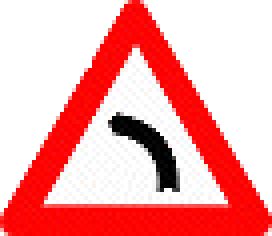
#> input picture YSA 1. Odev/trafikisaretleri/egitim/tehlike-uyari/1.png, 68 x 59 px (shown 4 times larger)
$ python sample.py   (older library calls are emulated)
#> lines starting #> are read from the running program, lines starting #| are printed output that depends on the picture; after the words box and inside, x2 and y2 are one past the last pixel; in counts of white or black regions, pixels touching at a corner belong together
import cv2 as cv
import numpy as np
img = cv.imread('egitim/tehlike-uyari/1.png')
#> img is the input picture: shape (59, 68, 3); mean B, G, R 164.5, 164.6, 245.8
img_gray = cv.cvtColor(img,cv.COLOR_BGR2GRAY)
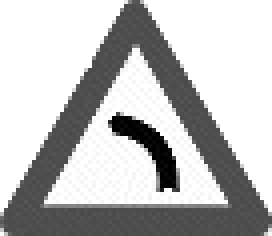
#> img_gray: shape (59, 68) (shown 4 times larger); min 0, max 255, mean 188.9
ret,thresh = cv.threshold(img_gray, 127, 255,0)
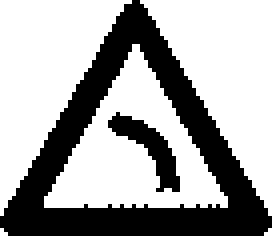
#> thresh: shape (59, 68) (shown 4 times larger); 65.6% white; 2 black regions
im2,contours,hierarchy = cv.findContours(thresh,2,1)
#> contours = 6 contours, 2 with area under 20; largest, box (x1, y1, x2, y2) and area: (11, 11, 57, 52) 916, (35, 0, 68, 54) 822, (0, 0, 33, 54) 808, (26, 27, 46, 49) 154
cnt = contours[0]
#> cnt = [[67, 57], [66, 58], [67, 58]]
hull = cv.convexHull(cnt,returnPoints = False)
#> hull = [2, 1, 0]
defects = cv.convexityDefects(cnt,hull)
print(type(cv.convexityDefects(cnt,hull)))
#| <class 'NoneType'>
#> (the run stopped early here; a loop or call above may not have finished)

$ run again, with YSA 1. Odev/trafikisaretleri/egitim/tehlike-uyari/10.png copied over YSA 1. Odev/trafikisaretleri/egitim/tehlike-uyari/1.png
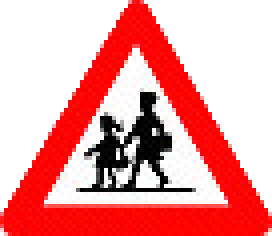
#> input picture YSA 1. Odev/trafikisaretleri/egitim/tehlike-uyari/10.png, 68 x 59 px (shown 4 times larger)
#> img is the input picture: shape (59, 68, 3); mean B, G, R 156.5, 156.5, 237.6
#> `img_gray = cv.cvtColor(img,cv.COLOR_BGR2GRAY)`:
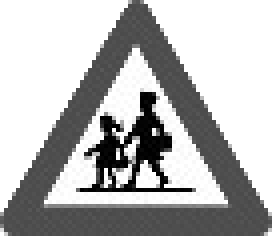
#> img_gray: shape (59, 68) (shown 4 times larger); min 0, max 255, mean 180.8
#> `ret,thresh = cv.threshold(img_gray, 127, 255,0)`:
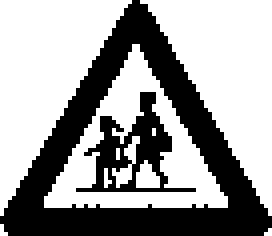
#> thresh: shape (59, 68) (shown 4 times larger); 62.3% white; 2 black regions
#> contours = 11 contours, 6 with area under 20; largest, box (x1, y1, x2, y2) and area: (11, 11, 57, 52) 918, (0, 0, 33, 54) 822, (35, 0, 68, 54) 808, (18, 22, 50, 49) 394, (34, 40, 40, 47) 20
#> cnt = [[67, 57], [66, 58], [67, 58]]
#> hull = [2, 1, 0]
#| <class 'NoneType'>

$ run again, with YSA 1. Odev/trafikisaretleri/egitim/tehlike-uyari/12.png copied over YSA 1. Odev/trafikisaretleri/egitim/tehlike-uyari/1.png
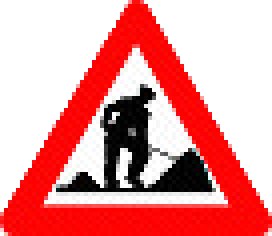
#> input picture YSA 1. Odev/trafikisaretleri/egitim/tehlike-uyari/12.png, 68 x 59 px (shown 4 times larger)
#> img is the input picture: shape (59, 68, 3); mean B, G, R 149.7, 149.7, 230.7
#> `img_gray = cv.cvtColor(img,cv.COLOR_BGR2GRAY)`:
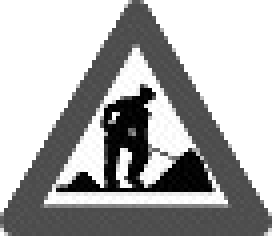
#> img_gray: shape (59, 68) (shown 4 times larger); min 0, max 255, mean 173.9
#> `ret,thresh = cv.threshold(img_gray, 127, 255,0)`:
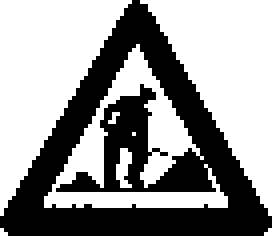
#> thresh: shape (59, 68) (shown 4 times larger); 59.5% white; 1 black region
#> contours = 10 contours, 7 with area under 20; largest, box (x1, y1, x2, y2) and area: (0, 0, 33, 54) 822, (35, 0, 68, 54) 808, (11, 11, 57, 52) 453
#> cnt = [[67, 57], [66, 58], [67, 58]]
#> hull = [2, 1, 0]
#| <class 'NoneType'>
